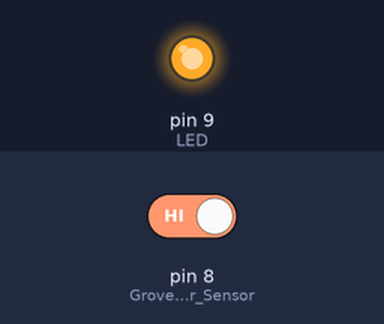
A sketch run on a simulated Arduino Uno, built with avr-gcc and run on an emulated ATmega328P. On the bench: output pins drawn as LEDs (lit = HIGH). The inputs (shaded band) are chosen by the test bench; at power-on: pin 8 (Grove_Water_Sensor) HIGH.

Above: at 1.2 s.
1.3 s: pin 8 (Grove_Water_Sensor) driven LOW
At 2.3 s:
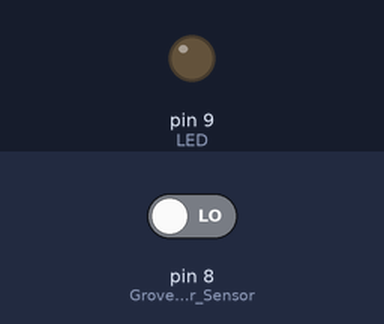
2.8 s: pin 8 (Grove_Water_Sensor) driven HIGH
At 3.5 s:
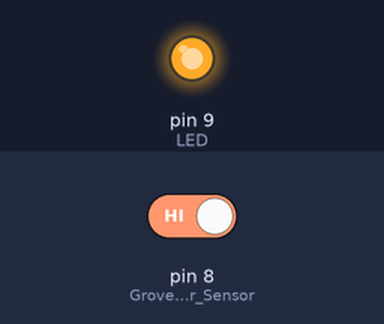
Timing chart, 0 to 5.8 s (numbered marks = the images above; inputs shaded):
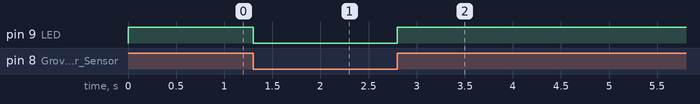

Measured:
- after the input at 1.3 s, pin 9 (LED): HIGH → LOW at once
- after the input at 2.8 s, pin 9 (LED): LOW → HIGH at once

The sketch:

water_sensor.ino
```cpp
#define Grove_Water_Sensor 8 // Attach Water sensor to Arduino Digital Pin 8
#define LED 9 // Attach an LED to Digital Pin 9 (or use onboard LED)

void setup() {
   pinMode(Grove_Water_Sensor, INPUT); // The Water Sensor is an Input
   pinMode(LED, OUTPUT); // The LED is an Output
}

void loop() {
   /* The water sensor will switch LOW when water is detected.
   Get the Arduino to illuminate the LED and activate the buzzer
   when water is detected, and switch both off when no water is present */
   if( digitalRead(Grove_Water_Sensor) == LOW) {
      digitalWrite(LED,LOW);
   }else {
      digitalWrite(LED,HIGH);
   }
}
```
